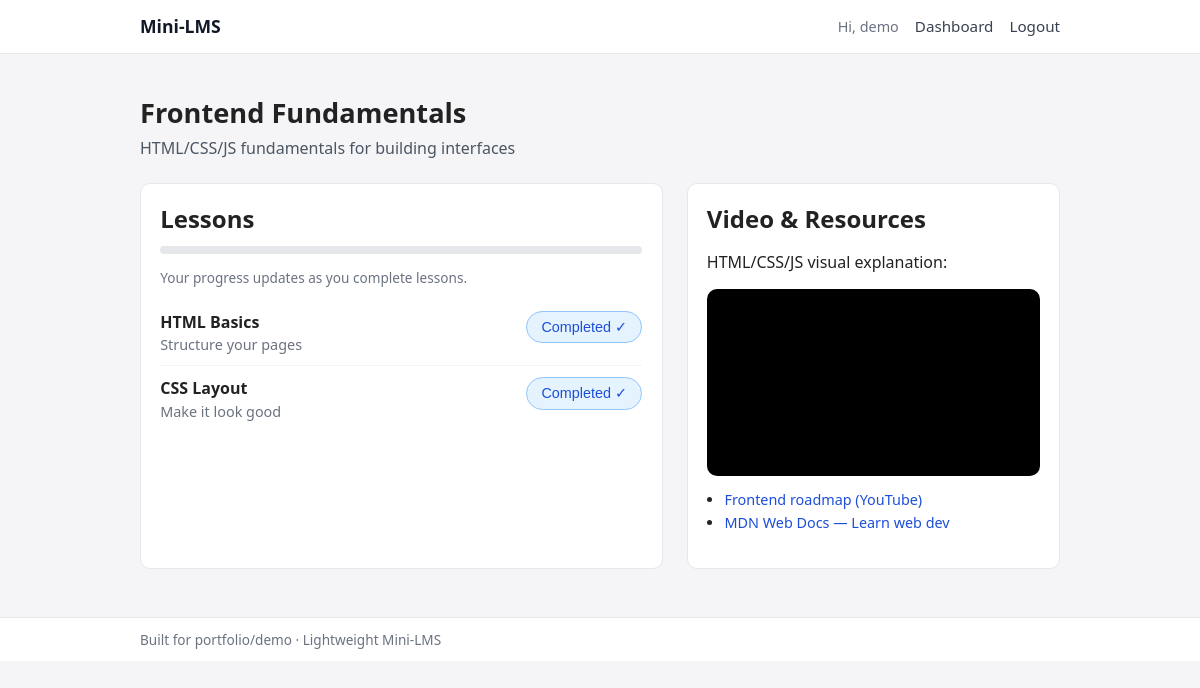
The page /course/2 (signed in) on the database its author committed.
### app.py (models this page shows, shortened)
class User(db.Model):
    id = db.Column(db.Integer, primary_key=True)
    username = db.Column(db.String(80), unique=True, nullable=False)
    password_hash = db.Column(db.String(256), nullable=False)

class Course(db.Model):
    id = db.Column(db.Integer, primary_key=True)
    title = db.Column(db.String(200), nullable=False)
    description = db.Column(db.Text, nullable=True)

class Lesson(db.Model):
    id = db.Column(db.Integer, primary_key=True)
    course_id = db.Column(db.Integer, db.ForeignKey("course.id"), nullable=False)
    title = db.Column(db.String(200), nullable=False)
    content = db.Column(db.Text, nullable=True)

### app.py (the view)
@app.route("/course/<int:course_id>")
def course(course_id):
    user = current_user()
    course = Course.query.get_or_404(course_id)
    lessons = Lesson.query.filter_by(course_id=course_id).all()
    completed_lesson_ids = []
    if user:
        completed_lesson_ids = [p.lesson_id for p in Progress.query.filter_by(user_id=user.id).all()]
    return render_template("course.html", user=user, course=course, lessons=lessons, completed_ids=completed_lesson_ids)

### app.py (called while the page is built)
def current_user():
    uid = session.get("user_id")
    if not uid:
        return None
    return User.query.get(uid)

### templates/course.html (shortened to what this page needs)
{% extends "base.html" %}
{% block content %}
<section class="page-header">
    <h1>{{ course.title }}</h1>
    <p>{{ course.description }}</p>
</section>
<section class="course-layout">
    <div class="course-main">
        <h2>Lessons</h2>
        <div class="progress-bar">
        </div>
        <p id="course-progress-text" class="progress-text">Your progress updates as you complete lessons.</p>
        <ul class="lesson-list">
            {% for lesson in lessons %}
                {% set done = lesson.id in completed_ids %}
                <li class="lesson-item">
                    <div class="lesson-info">
                        <h3>{{ lesson.title }}</h3>
                        <p>{{ lesson.content }}</p>
                    </div>
                    <button
                        class="btn-outline complete-btn {% if done %}completed{% endif %}"
                        data-lesson-id="{{ lesson.id }}"
                        {% if done %}disabled{% endif %}
                    >
                        {% if done %}Completed ✓{% else %}Mark complete{% endif %}
                    </button>
                </li>
            {% endfor %}
        </ul>
    </div>
    <aside class="course-side">
        <h2>Video & Resources</h2>
        {% if course.id == 1 %}
            <p>Quick Python intro video to go along with this course:</p>
            <div class="video-wrapper">
                <iframe
                    src="https://www.youtube.com/embed/_uQrJ0TkZlc"
                    title="Python Full Course"
                    frameborder="0"
                    allowfullscreen
                ></iframe>
            </div>
            <ul class="resource-links">
                <li><a href="https://www.youtube.com/watch?v=_uQrJ0TkZlc" target="_blank">Full Python course on YouTube</a></li>
                <li><a href="https://docs.python.org/3/tutorial/" target="_blank">Official Python docs</a></li>
            </ul>
        {% elif course.id == 2 %}
            <p>HTML/CSS/JS visual explanation:</p>
            <div class="video-wrapper">
                <iframe
                    src="https://www.youtube.com/embed/Vqgge8zQ3qE"
                    title="Frontend Roadmap"
                    frameborder="0"
                    allowfullscreen
                ></iframe>
            </div>
            <ul class="resource-links">
                <li><a href="https://www.youtube.com/watch?v=Vqgge8zQ3qE" target="_blank">Frontend roadmap (YouTube)</a></li>
                <li><a href="https://developer.mozilla.org/en-US/docs/Learn" target="_blank">MDN Web Docs — Learn web dev</a></li>
            </ul>
        {% else %}
            <p>More videos and resources coming soon.</p>
        {% endif %}
    </aside>
</section>
{% endblock %}

### templates/base.html (shortened to what this page needs)
<!doctype html>
<html lang="en">
<head>
    <link rel="stylesheet" href="{{ url_for('static', filename='styles.css') }}">
</head>
<body>
<header class="site-header">
    <div class="shell header-inner">
        <div class="brand">
            <a href="{{ url_for('index') }}">Mini-LMS</a>
        </div>
        <nav class="main-nav">
            {% if user %}
                <span class="nav-hello">Hi, {{ user.username }}</span>
                <a href="{{ url_for('dashboard') }}">Dashboard</a>
                <a href="{{ url_for('logout') }}">Logout</a>
            {% else %}
                <a href="{{ url_for('login') }}">Login</a>
                <a href="{{ url_for('register') }}">Register</a>
            {% endif %}
        </nav>
    </div>
</header>
<main class="page">
    <div class="shell">
        {% block content %}{% endblock %}
    </div>
</main>
<footer class="site-footer">
    <div class="shell footer-inner">
        <span>Built for portfolio/demo · Lightweight Mini-LMS</span>
    </div>
</footer>
</body>
</html>

### App/static/styles.css (style rules this page uses)
*, *::before, *::after { box-sizing: border-box; }
body { margin: 0; font-family: system-ui, -apple-system, BlinkMacSystemFont, "Segoe UI", sans-serif; background: #f5f5f7; color: #222; }
a { color: #1d4ed8; text-decoration: none; }
.shell { max-width: 960px; margin: 0 auto; padding: 0 1.25rem; }
.page { padding: 2.5rem 0 3rem; }
.site-header { background: #ffffff; border-bottom: 1px solid #e5e7eb; }
.header-inner { display: flex; align-items: center; justify-content: space-between; padding: 0.9rem 1.25rem; }
.brand a { font-weight: 700; font-size: 1.1rem; color: #111827; }
.main-nav { display: flex; gap: 1rem; align-items: center; font-size: 0.95rem; }
.main-nav a { color: #374151; font-weight: 500; }
.nav-hello { font-size: 0.9rem; color: #6b7280; }
.site-footer { border-top: 1px solid #e5e7eb; background: #ffffff; }
.footer-inner { padding: 0.75rem 1.25rem; font-size: 0.85rem; color: #6b7280; }
.page-header h1, .hero h1 { margin: 0 0 0.4rem; font-size: 1.7rem; }
.page-header p, .hero p { margin: 0; color: #4b5563; }
.btn-primary, .btn-outline { display: inline-flex; align-items: center; justify-content: center; padding: 0.45rem 0.9rem; border-radius: 999px; font-size: 0.9rem; cursor: pointer; border: none; outline: none; text-decoration: none; }
.btn-outline { border: 1px solid #d1d5db; background: #ffffff; color: #374151; }
.complete-btn.completed { background: #e5f3ff; border-color: #93c5fd; color: #1d4ed8; }
.course-layout { display: grid; grid-template-columns: minmax(0, 2.1fr) minmax(0, 1.5fr); gap: 1.5rem; margin-top: 1.5rem; }
.course-main, .course-side { background: #ffffff; border-radius: 10px; padding: 1.1rem 1.2rem 1.3rem; border: 1px solid #e5e7eb; }
.course-main h2, .course-side h2 { margin-top: 0; margin-bottom: 0.7rem; }
.progress-bar { width: 100%; height: 8px; border-radius: 999px; background: #e5e7eb; overflow: hidden; margin-bottom: 0.4rem; }
.progress-text { font-size: 0.85rem; color: #6b7280; margin-bottom: 0.8rem; }
.lesson-list { list-style: none; padding: 0; margin: 0; }
.lesson-item { display: flex; justify-content: space-between; align-items: flex-start; gap: 0.9rem; padding: 0.7rem 0; border-bottom: 1px solid #f3f4f6; }
.lesson-item:last-child { border-bottom: none; }
.lesson-info h3 { margin: 0 0 0.15rem; font-size: 1rem; }
.lesson-info p { margin: 0; font-size: 0.9rem; color: #6b7280; }
.video-wrapper { position: relative; padding-bottom: 56.25%; height: 0; overflow: hidden; border-radius: 10px; background: #000; margin-bottom: 0.75rem; }
.video-wrapper iframe { position: absolute; inset: 0; width: 100%; height: 100%; }
.resource-links { padding-left: 1.1rem; font-size: 0.9rem; }
.resource-links li { margin-bottom: 0.25rem; }

### rows shown on the page
User: username "demo"
Course: title "Frontend Fundamentals", description "HTML/CSS/JS fundamentals for building interfaces"
Lesson: title "HTML Basics", content "Structure your pages"
Lesson: title "CSS Layout", content "Make it look good"
